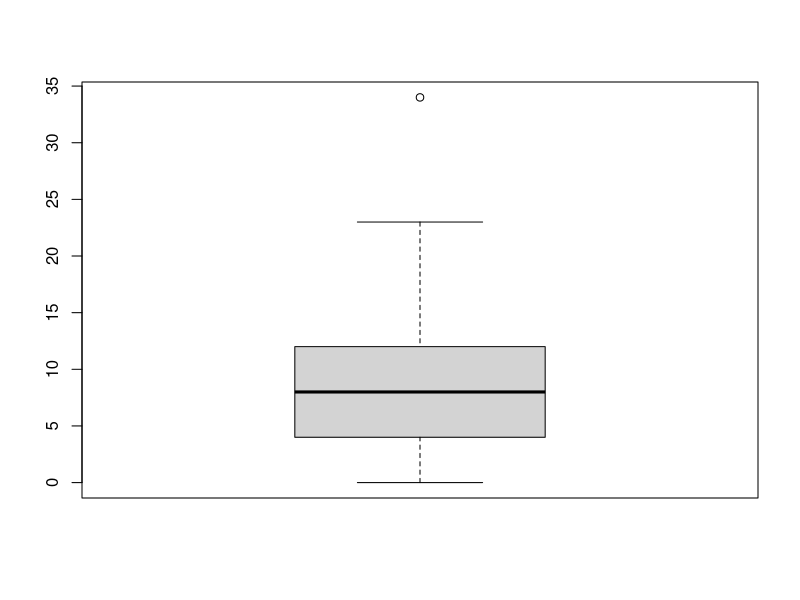

Generate this figure with R: (Note: this script raises an error after producing the figure.)
## ---- chunk 1
library(tidyverse)
## ---- chunk 2
tweets <- read.csv("data/code_clan_tweets.csv", stringsAsFactors=FALSE)
tweets
## ---- chunk 3
#boxplot(tweets %>% group_by(favourites_count)
tweets_sum <- group_by(tweets,favorite_count)
summarise <- count(tweets_sum)
summarise
boxplot(summarise$favorite_count)
## ---- chunk 4
tweets %>%
  filter(is_quote == FALSE) %>%
  summarise(total = sum(favorite_count))
## ---- chunk 5
tweets %>% group_by(source) %>% summarise(mean(retweet_count))

## ---- chunk 6
tweets %>%
  mutate(media_type2 = replace_na(media_type, "text")) %>%
  group_by(media_type2) %>%
  summarise(favourite_count_total = sum(favorite_count)) %>%
  arrange(desc(favourite_count_total))

## ---- chunk 7
tweets_with_length <- tweets %>% mutate(string_length = str_length(text)) %>% mutate(string_length = replace_na(string_length, 0))
tweets_with_length
mean(tweets_with_length$string_length)
#mean(tweets_with_length$string_length, na.rm = TRUE)
## ---- chunk 8
codeclaninfo <- read.csv("data/code_clan_info.csv", stringsAsFactors=FALSE)
codeclaninfo
## ---- chunk 9
joined <- tweets %>% left_join(codeclaninfo, by = c("tweet_id" = "tweet_id"))
joined

## ---- chunk 10
codeclan_hashtags <- joined%>% 
  select(tweet_id, hashtags) %>%
  mutate(lowcase_hashtag = str_to_lower(hashtags)) %>%
  select(-hashtags) %>%
  drop_na(lowcase_hashtag)

codeclan_hashtags
## ---- chunk 11

